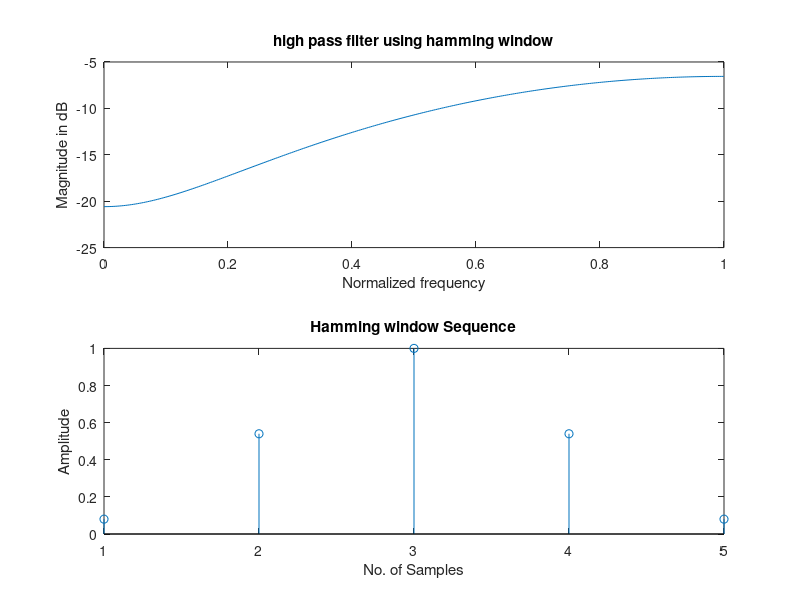

Write MATLAB code to recreate this figure.
clc;
clear all;
close all;
wc=0.9*pi;
eps=0.001;
N = input('Enter the value of N=');
alpha = (N-1)/2;

n = 0:1:N-1;
hd = (sin(pi*(n-alpha+eps))-sin(wc*(n-alpha+eps)))./(pi*(n-alpha+eps));
wr = hamming(N);
hn = hd.*wr';
w = 0:0.01:pi;
h = freqz(hn,1,w);
subplot(2,1,1);
plot(w/pi,10*log10(abs(h)));
title('high pass filter using hamming window');
xlabel('Normalized frequency');
ylabel('Magnitude in dB');
subplot(2,1,2);
stem(wr);
title('Hamming window Sequence');
xlabel('No. of Samples');
ylabel('Amplitude');
